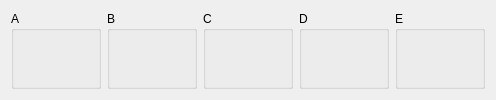
        <widget class="QFrame" name="frame_4">
         <property name="frameShadow">
          <enum>QFrame::Shadow::Raised</enum>
         </property>
         <layout class="QHBoxLayout" name="horizontalLayout_4">
          <item>
           <widget class="QGroupBox" name="groupA_new">
            <property name="sizePolicy">
             <sizepolicy hsizetype="Expanding" vsizetype="Expanding">
              <horstretch>0</horstretch>
              <verstretch>0</verstretch>
             </sizepolicy>
            </property>
            <property name="minimumSize">
             <size>
              <width>90</width>
              <height>68</height>
             </size>
            </property>
            <property name="title">
             <string>A</string>
            </property>
            <layout class="QVBoxLayout" name="verticalLayoutB_new">
             <item>
              <widget class="QLabel" name="labelValueA_new">
               <property name="text">
                <string/>
               </property>
              </widget>
             </item>
            </layout>
           </widget>
          </item>
          <item>
           <widget class="QGroupBox" name="groupB_new">
            <property name="sizePolicy">
             <sizepolicy hsizetype="Expanding" vsizetype="Expanding">
              <horstretch>0</horstretch>
              <verstretch>0</verstretch>
             </sizepolicy>
            </property>
            <property name="minimumSize">
             <size>
              <width>90</width>
              <height>68</height>
             </size>
            </property>
            <property name="title">
             <string>B</string>
            </property>
            <layout class="QVBoxLayout" name="verticalLayoutC_new">
             <item>
              <widget class="QLabel" name="labelValueB_new">
               <property name="text">
                <string/>
               </property>
              </widget>
             </item>
            </layout>
           </widget>
          </item>
          <item>
           <widget class="QGroupBox" name="groupC_new">
            <property name="sizePolicy">
             <sizepolicy hsizetype="Expanding" vsizetype="Expanding">
              <horstretch>0</horstretch>
              <verstretch>0</verstretch>
             </sizepolicy>
            </property>
            <property name="minimumSize">
             <size>
              <width>90</width>
              <height>68</height>
             </size>
            </property>
            <property name="title">
             <string>C</string>
            </property>
            <layout class="QVBoxLayout" name="verticalLayoutD_new">
             <item>
              <widget class="QLabel" name="labelValueC_new">
               <property name="text">
                <string/>
               </property>
              </widget>
             </item>
            </layout>
           </widget>
          </item>
          <item>
           <widget class="QGroupBox" name="groupD_new">
            <property name="sizePolicy">
             <sizepolicy hsizetype="Expanding" vsizetype="Expanding">
              <horstretch>0</horstretch>
              <verstretch>0</verstretch>
             </sizepolicy>
            </property>
            <property name="minimumSize">
             <size>
              <width>90</width>
              <height>68</height>
             </size>
            </property>
            <property name="title">
             <string>D</string>
            </property>
            <layout class="QVBoxLayout" name="verticalLayoutA_new">
             <item>
              <widget class="QLabel" name="labelValueD_new">
               <property name="text">
                <string/>
               </property>
              </widget>
             </item>
            </layout>
           </widget>
          </item>
          <item>
           <widget class="QGroupBox" name="groupE_new">
            <property name="sizePolicy">
             <sizepolicy hsizetype="Expanding" vsizetype="Expanding">
              <horstretch>0</horstretch>
              <verstretch>0</verstretch>
             </sizepolicy>
            </property>
            <property name="minimumSize">
             <size>
              <width>90</width>
              <height>68</height>
             </size>
            </property>
            <property name="title">
             <string>E</string>
            </property>
            <layout class="QVBoxLayout" name="verticalLayout_15">
             <item>
              <widget class="QLabel" name="labelValueE_new">
               <property name="text">
                <string/>
               </property>
              </widget>
             </item>
            </layout>
           </widget>
          </item>
         </layout>
        </widget>
